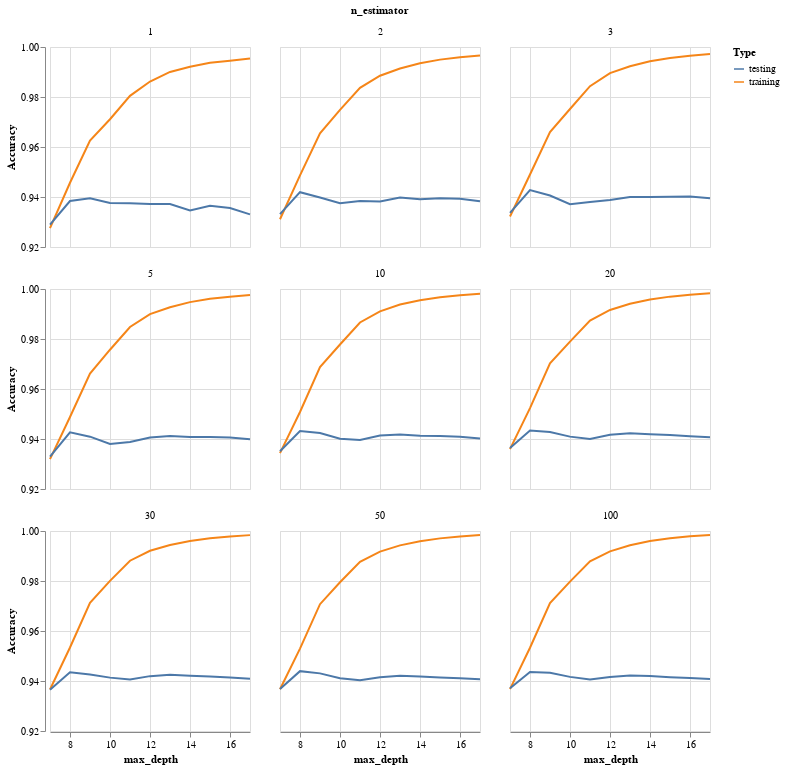

This figure's notebook cell:
### Code cell
n_est = [1,2,3,5,10,20,30,50,100]
max_depth = range(7,18)
X_train, X_test, y_train, y_test = test_train_compound(df)
trees = []
train_acc = []
test_acc = []
depth = []
for j in max_depth:
    for i in n_est:
        trees.append(i)
        depth.append(j)
        rf = RandomForestRegressor(n_estimators = i, max_depth = j, random_state=0).fit(X_train, y_train)
        train_acc.append(rf.score(X_train, y_train))
        test_acc.append(rf.score(X_test, y_test))
        #print(j,i)
df_rf = pd.DataFrame({'training' : train_acc,
                      'testing' : test_acc,
                      'n_estimator' : trees,
                      'max_depth' : depth})
df_rf = df_rf.melt(id_vars = ['n_estimator', 'max_depth'], var_name = 'Type', value_name = 'Accuracy')
df_rf
alt.Chart(df_rf).mark_line().encode(
    alt.X('max_depth'),
    alt.Y('Accuracy', scale=alt.Scale(domain=[0.92, 1])),
    alt.Color('Type'),
    alt.Facet('n_estimator')
    ).properties(width = 200, height = 200, columns = 3)

### Figure 1 — Vega-Lite specification as saved in the notebook (floating-point values rounded to 4 significant figures; data arrays with more than 128 entries replaced by an {"elided": "..."} marker saying what was removed)
{"$schema": "https://vega.github.io/schema/vega-lite/v3.4.0.json", "columns": 3, "config": {"mark": {"tooltip": null}, "view": {"height": 300, "width": 400}}, "data": {"name": "data-c8e7c176fcd9d80fe92daeddb28e4914"}, "datasets": {"data-c8e7c176fcd9d80fe92daeddb28e4914": {"elided": "198 records"}}, "encoding": {"color": {"field": "Type", "type": "nominal"}, "facet": {"field": "n_estimator", "type": "quantitative"}, "x": {"field": "max_depth", "type": "quantitative"}, "y": {"field": "Accuracy", "scale": {"domain": [0.92, 1]}, "type": "quantitative"}}, "height": 200, "mark": "line", "width": 200}
